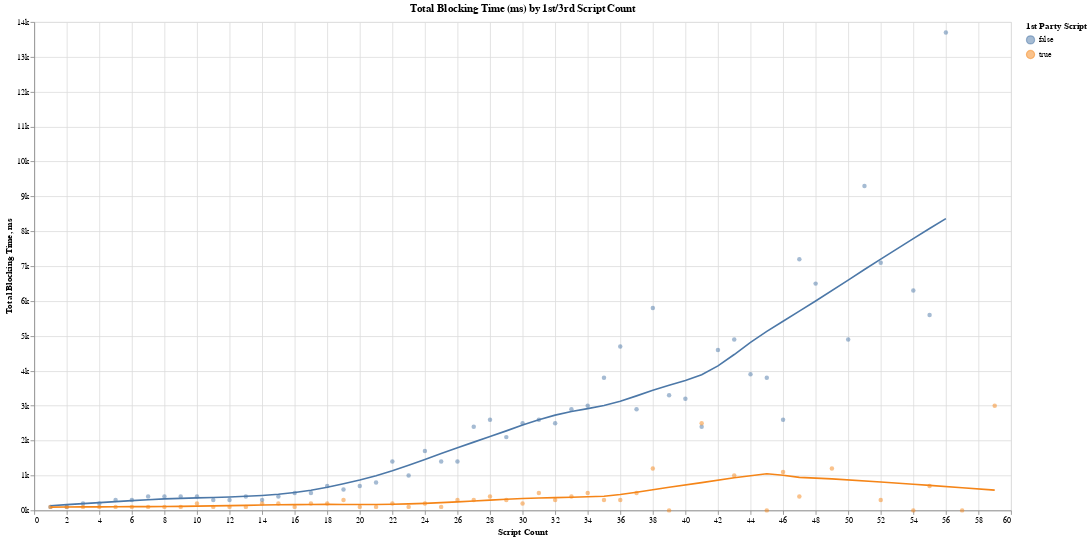

Notebook code cell kept with this figure:
### Code cell
# filter outliers
df_filtered = df_tbt_scripts[(df_tbt_scripts['TBT_median'] < 20000) & (df_tbt_scripts['count'] < 60)]

base = alt.Chart(df_filtered).mark_circle(opacity=0.5).encode(
    alt.X('count:Q').title('Script Count'),
    alt.Y('TBT_median:Q').axis(format='s').title('Total Blocking Time, ms'),
    alt.Color('is_1p_script:N').title('1st Party Script'),
    tooltip=['TBT_median', 'is_1p_script', 'count']
).properties(
    title="Total Blocking Time (ms) by 1st/3rd Script Count",
    width=1200,
    height=600
)

base + base.transform_loess('count', 'TBT_median', groupby=['is_1p_script']).mark_line()

### Figure 1 — Vega specification as saved in the notebook (floating-point values rounded to 4 significant figures)
{"$schema": "https://vega.github.io/schema/vega/v5.json", "data": [{"name": "source_0", "values": [{"is_1p_script": false, "count": 1, "TBT_median": 100}, {"is_1p_script": true, "count": 1, "TBT_median": 100}, {"is_1p_script": false, "count": 2, "TBT_median": 100}, {"is_1p_script": true, "count": 2, "TBT_median": 100}, {"is_1p_script": false, "count": 3, "TBT_median": 200}, {"is_1p_script": true, "count": 3, "TBT_median": 100}, {"is_1p_script": false, "count": 4, "TBT_median": 200}, {"is_1p_script": true, "count": 4, "TBT_median": 100}, {"is_1p_script": false, "count": 5, "TBT_median": 300}, {"is_1p_script": true, "count": 5, "TBT_median": 100}, {"is_1p_script": false, "count": 6, "TBT_median": 300}, {"is_1p_script": true, "count": 6, "TBT_median": 100}, {"is_1p_script": false, "count": 7, "TBT_median": 400}, {"is_1p_script": true, "count": 7, "TBT_median": 100}, {"is_1p_script": false, "count": 8, "TBT_median": 400}, {"is_1p_script": true, "count": 8, "TBT_median": 100}, {"is_1p_script": false, "count": 9, "TBT_median": 400}, {"is_1p_script": true, "count": 9, "TBT_median": 100}, {"is_1p_script": false, "count": 10, "TBT_median": 400}, {"is_1p_script": true, "count": 10, "TBT_median": 200}, {"is_1p_script": false, "count": 11, "TBT_median": 300}, {"is_1p_script": true, "count": 11, "TBT_median": 100}, {"is_1p_script": false, "count": 12, "TBT_median": 300}, {"is_1p_script": true, "count": 12, "TBT_median": 100}, {"is_1p_script": false, "count": 13, "TBT_median": 400}, {"is_1p_script": true, "count": 13, "TBT_median": 100}, {"is_1p_script": false, "count": 14, "TBT_median": 300}, {"is_1p_script": true, "count": 14, "TBT_median": 200}, {"is_1p_script": false, "count": 15, "TBT_median": 400}, {"is_1p_script": true, "count": 15, "TBT_median": 200}, {"is_1p_script": false, "count": 16, "TBT_median": 500}, {"is_1p_script": true, "count": 16, "TBT_median": 100}, {"is_1p_script": false, "count": 17, "TBT_median": 500}, {"is_1p_script": true, "count": 17, "TBT_median": 200}, {"is_1p_script": false, "count": 18, "TBT_median": 700}, {"is_1p_script": true, "count": 18, "TBT_median": 200}, {"is_1p_script": false, "count": 19, "TBT_median": 600}, {"is_1p_script": true, "count": 19, "TBT_median": 300}, {"is_1p_script": false, "count": 20, "TBT_median": 700}, {"is_1p_script": true, "count": 20, "TBT_median": 100}, {"is_1p_script": false, "count": 21, "TBT_median": 800}, {"is_1p_script": true, "count": 21, "TBT_median": 100}, {"is_1p_script": false, "count": 22, "TBT_median": 1400}, {"is_1p_script": true, "count": 22, "TBT_median": 200}, {"is_1p_script": false, "count": 23, "TBT_median": 1000}, {"is_1p_script": true, "count": 23, "TBT_median": 100}, {"is_1p_script": false, "count": 24, "TBT_median": 1700}, {"is_1p_script": true, "count": 24, "TBT_median": 200}, {"is_1p_script": false, "count": 25, "TBT_median": 1400}, {"is_1p_script": true, "count": 25, "TBT_median": 100}, {"is_1p_script": false, "count": 26, "TBT_median": 1400}, {"is_1p_script": true, "count": 26, "TBT_median": 300}, {"is_1p_script": false, "count": 27, "TBT_median": 2400}, {"is_1p_script": true, "count": 27, "TBT_median": 300}, {"is_1p_script": false, "count": 28, "TBT_median": 2600}, {"is_1p_script": true, "count": 28, "TBT_median": 400}, {"is_1p_script": false, "count": 29, "TBT_median": 2100}, {"is_1p_script": true, "count": 29, "TBT_median": 300}, {"is_1p_script": false, "count": 30, "TBT_median": 2500}, {"is_1p_script": true, "count": 30, "TBT_median": 200}, {"is_1p_script": false, "count": 31, "TBT_median": 2600}, {"is_1p_script": true, "count": 31, "TBT_median": 500}, {"is_1p_script": false, "count": 32, "TBT_median": 2500}, {"is_1p_script": true, "count": 32, "TBT_median": 300}, {"is_1p_script": false, "count": 33, "TBT_median": 2900}, {"is_1p_script": true, "count": 33, "TBT_median": 400}, {"is_1p_script": false, "count": 34, "TBT_median": 3000}, {"is_1p_script": true, "count": 34, "TBT_median": 500}, {"is_1p_script": false, "count": 35, "TBT_median": 3800}, {"is_1p_script": true, "count": 35, "TBT_median": 300}, {"is_1p_script": false, "count": 36, "TBT_median": 4700}, {"is_1p_script": true, "count": 36, "TBT_median": 300}, {"is_1p_script": false, "count": 37, "TBT_median": 2900}, {"is_1p_script": true, "count": 37, "TBT_median": 500}, {"is_1p_script": false, "count": 38, "TBT_median": 5800}, {"is_1p_script": true, "count": 38, "TBT_median": 1200}, {"is_1p_script": false, "count": 39, "TBT_median": 3300}, {"is_1p_script": true, "count": 39, "TBT_median": 0}, {"is_1p_script": false, "count": 40, "TBT_median": 3200}, {"is_1p_script": false, "count": 41, "TBT_median": 2400}, {"is_1p_script": true, "count": 41, "TBT_median": 2500}, {"is_1p_script": false, "count": 42, "TBT_median": 4600}, {"is_1p_script": false, "count": 43, "TBT_median": 4900}, {"is_1p_script": true, "count": 43, "TBT_median": 1000}, {"is_1p_script": false, "count": 44, "TBT_median": 3900}, {"is_1p_script": false, "count": 45, "TBT_median": 3800}, {"is_1p_script": true, "count": 45, "TBT_median": 0}, {"is_1p_script": false, "count": 46, "TBT_median": 2600}, {"is_1p_script": true, "count": 46, "TBT_median": 1100}, {"is_1p_script": false, "count": 47, "TBT_median": 7200}, {"is_1p_script": true, "count": 47, "TBT_median": 400}, {"is_1p_script": false, "count": 48, "TBT_median": 6500}, {"is_1p_script": true, "count": 49, "TBT_median": 1200}, {"is_1p_script": false, "count": 50, "TBT_median": 4900}, {"is_1p_script": false, "count": 51, "TBT_median": 9300}, {"is_1p_script": false, "count": 52, "TBT_median": 7100}, {"is_1p_script": true, "count": 52, "TBT_median": 300}, {"is_1p_script": false, "count": 54, "TBT_median": 6300}, {"is_1p_script": true, "count": 54, "TBT_median": 0}, {"is_1p_script": false, "count": 55, "TBT_median": 5600}, {"is_1p_script": true, "count": 55, "TBT_median": 700}, {"is_1p_script": false, "count": 56, "TBT_median": 13700}, {"is_1p_script": true, "count": 57, "TBT_median": 0}, {"is_1p_script": true, "count": 59, "TBT_median": 3000}]}, {"name": "data_0", "values": [{"TBT_median": 100, "count": 1, "is_1p_script": false}, {"TBT_median": 100, "count": 1, "is_1p_script": true}, {"TBT_median": 100, "count": 2, "is_1p_script": false}, {"TBT_median": 100, "count": 2, "is_1p_script": true}, {"TBT_median": 200, "count": 3, "is_1p_script": false}, {"TBT_median": 100, "count": 3, "is_1p_script": true}, {"TBT_median": 200, "count": 4, "is_1p_script": false}, {"TBT_median": 100, "count": 4, "is_1p_script": true}, {"TBT_median": 300, "count": 5, "is_1p_script": false}, {"TBT_median": 100, "count": 5, "is_1p_script": true}, {"TBT_median": 300, "count": 6, "is_1p_script": false}, {"TBT_median": 100, "count": 6, "is_1p_script": true}, {"TBT_median": 400, "count": 7, "is_1p_script": false}, {"TBT_median": 100, "count": 7, "is_1p_script": true}, {"TBT_median": 400, "count": 8, "is_1p_script": false}, {"TBT_median": 100, "count": 8, "is_1p_script": true}, {"TBT_median": 400, "count": 9, "is_1p_script": false}, {"TBT_median": 100, "count": 9, "is_1p_script": true}, {"TBT_median": 400, "count": 10, "is_1p_script": false}, {"TBT_median": 200, "count": 10, "is_1p_script": true}, {"TBT_median": 300, "count": 11, "is_1p_script": false}, {"TBT_median": 100, "count": 11, "is_1p_script": true}, {"TBT_median": 300, "count": 12, "is_1p_script": false}, {"TBT_median": 100, "count": 12, "is_1p_script": true}, {"TBT_median": 400, "count": 13, "is_1p_script": false}, {"TBT_median": 100, "count": 13, "is_1p_script": true}, {"TBT_median": 300, "count": 14, "is_1p_script": false}, {"TBT_median": 200, "count": 14, "is_1p_script": true}, {"TBT_median": 400, "count": 15, "is_1p_script": false}, {"TBT_median": 200, "count": 15, "is_1p_script": true}, {"TBT_median": 500, "count": 16, "is_1p_script": false}, {"TBT_median": 100, "count": 16, "is_1p_script": true}, {"TBT_median": 500, "count": 17, "is_1p_script": false}, {"TBT_median": 200, "count": 17, "is_1p_script": true}, {"TBT_median": 700, "count": 18, "is_1p_script": false}, {"TBT_median": 200, "count": 18, "is_1p_script": true}, {"TBT_median": 600, "count": 19, "is_1p_script": false}, {"TBT_median": 300, "count": 19, "is_1p_script": true}, {"TBT_median": 700, "count": 20, "is_1p_script": false}, {"TBT_median": 100, "count": 20, "is_1p_script": true}, {"TBT_median": 800, "count": 21, "is_1p_script": false}, {"TBT_median": 100, "count": 21, "is_1p_script": true}, {"TBT_median": 1400, "count": 22, "is_1p_script": false}, {"TBT_median": 200, "count": 22, "is_1p_script": true}, {"TBT_median": 1000, "count": 23, "is_1p_script": false}, {"TBT_median": 100, "count": 23, "is_1p_script": true}, {"TBT_median": 1700, "count": 24, "is_1p_script": false}, {"TBT_median": 200, "count": 24, "is_1p_script": true}, {"TBT_median": 1400, "count": 25, "is_1p_script": false}, {"TBT_median": 100, "count": 25, "is_1p_script": true}, {"TBT_median": 1400, "count": 26, "is_1p_script": false}, {"TBT_median": 300, "count": 26, "is_1p_script": true}, {"TBT_median": 2400, "count": 27, "is_1p_script": false}, {"TBT_median": 300, "count": 27, "is_1p_script": true}, {"TBT_median": 2600, "count": 28, "is_1p_script": false}, {"TBT_median": 400, "count": 28, "is_1p_script": true}, {"TBT_median": 2100, "count": 29, "is_1p_script": false}, {"TBT_median": 300, "count": 29, "is_1p_script": true}, {"TBT_median": 2500, "count": 30, "is_1p_script": false}, {"TBT_median": 200, "count": 30, "is_1p_script": true}, {"TBT_median": 2600, "count": 31, "is_1p_script": false}, {"TBT_median": 500, "count": 31, "is_1p_script": true}, {"TBT_median": 2500, "count": 32, "is_1p_script": false}, {"TBT_median": 300, "count": 32, "is_1p_script": true}, {"TBT_median": 2900, "count": 33, "is_1p_script": false}, {"TBT_median": 400, "count": 33, "is_1p_script": true}, {"TBT_median": 3000, "count": 34, "is_1p_script": false}, {"TBT_median": 500, "count": 34, "is_1p_script": true}, {"TBT_median": 3800, "count": 35, "is_1p_script": false}, {"TBT_median": 300, "count": 35, "is_1p_script": true}, {"TBT_median": 4700, "count": 36, "is_1p_script": false}, {"TBT_median": 300, "count": 36, "is_1p_script": true}, {"TBT_median": 2900, "count": 37, "is_1p_script": false}, {"TBT_median": 500, "count": 37, "is_1p_script": true}, {"TBT_median": 5800, "count": 38, "is_1p_script": false}, {"TBT_median": 1200, "count": 38, "is_1p_script": true}, {"TBT_median": 3300, "count": 39, "is_1p_script": false}, {"TBT_median": 0, "count": 39, "is_1p_script": true}, {"TBT_median": 3200, "count": 40, "is_1p_script": false}, {"TBT_median": 2400, "count": 41, "is_1p_script": false}, {"TBT_median": 2500, "count": 41, "is_1p_script": true}, {"TBT_median": 4600, "count": 42, "is_1p_script": false}, {"TBT_median": 4900, "count": 43, "is_1p_script": false}, {"TBT_median": 1000, "count": 43, "is_1p_script": true}, {"TBT_median": 3900, "count": 44, "is_1p_script": false}, {"TBT_median": 3800, "count": 45, "is_1p_script": false}, {"TBT_median": 0, "count": 45, "is_1p_script": true}, {"TBT_median": 2600, "count": 46, "is_1p_script": false}, {"TBT_median": 1100, "count": 46, "is_1p_script": true}, {"TBT_median": 7200, "count": 47, "is_1p_script": false}, {"TBT_median": 400, "count": 47, "is_1p_script": true}, {"TBT_median": 6500, "count": 48, "is_1p_script": false}, {"TBT_median": 1200, "count": 49, "is_1p_script": true}, {"TBT_median": 4900, "count": 50, "is_1p_script": false}, {"TBT_median": 9300, "count": 51, "is_1p_script": false}, {"TBT_median": 7100, "count": 52, "is_1p_script": false}, {"TBT_median": 300, "count": 52, "is_1p_script": true}, {"TBT_median": 6300, "count": 54, "is_1p_script": false}, {"TBT_median": 0, "count": 54, "is_1p_script": true}, {"TBT_median": 5600, "count": 55, "is_1p_script": false}, {"TBT_median": 700, "count": 55, "is_1p_script": true}, {"TBT_median": 13700, "count": 56, "is_1p_script": false}, {"TBT_median": 0, "count": 57, "is_1p_script": true}, {"TBT_median": 3000, "count": 59, "is_1p_script": true}]}, {"name": "data_1", "source": "source_0", "transform": [{"type": "loess", "y": "TBT_median", "x": "count", "as": ["count", "TBT_median"], "groupby": ["is_1p_script"]}]}, {"name": "data_0_color_domain_is_1p_script_0", "values": [{"is_1p_script": false}, {"is_1p_script": true}]}, {"name": "data_1_color_domain_is_1p_script_1", "source": "data_1", "transform": [{"type": "aggregate", "groupby": ["is_1p_script"], "fields": [], "ops": [], "as": []}, {"type": "formula", "expr": "datum['is_1p_script']", "as": "sort_field"}, {"type": "project", "fields": ["is_1p_script"]}]}], "marks": [{"type": "symbol", "name": "layer_0_marks", "from": {"data": "data_0"}, "encode": {"update": {"y": {"field": "TBT_median", "scale": "y"}, "fill": {"field": "is_1p_script", "scale": "color"}, "x": {"field": "count", "scale": "x"}, "shape": {"value": "circle"}, "opacity": {"value": 0.5}, "tooltip": {"signal": "{\"TBT_median\": format(datum[\"TBT_median\"], \"\"), \"is_1p_script\": isValid(datum[\"is_1p_script\"]) ? datum[\"is_1p_script\"] : \"\"+datum[\"is_1p_script\"], \"count\": format(datum[\"count\"], \"\")}"}}}, "style": ["circle"]}, {"type": "group", "name": "layer_1_pathgroup", "from": {"facet": {"data": "data_1", "name": "faceted_path_layer_1_main", "groupby": ["is_1p_script"]}}, "encode": {"update": {"height": {"field": {"signal": null, "datum": null, "group": "height", "parent": null}}, "width": {"field": {"signal": null, "datum": null, "group": "width", "parent": null}}}}, "marks": [{"type": "line", "name": "layer_1_marks", "from": {"data": "faceted_path_layer_1_main"}, "sort": {"field": "datum[\"count\"]"}, "encode": {"update": {"defined": {"signal": "isValid(datum[\"count\"]) && isFinite(+datum[\"count\"]) && isValid(datum[\"TBT_median\"]) && isFinite(+datum[\"TBT_median\"])"}, "tooltip": {"signal": "{\"TBT_median\": format(datum[\"TBT_median\"], \"\"), \"is_1p_script\": isValid(datum[\"is_1p_script\"]) ? datum[\"is_1p_script\"] : \"\"+datum[\"is_1p_script\"], \"count\": format(datum[\"count\"], \"\")}"}, "x": {"field": "count", "scale": "x"}, "stroke": {"field": "is_1p_script", "scale": "color"}, "y": {"field": "TBT_median", "scale": "y"}}}, "style": ["line"]}]}], "scales": [{"name": "x", "type": "linear", "domain": {"fields": [{"data": "data_0", "field": "count"}, {"data": "data_1", "field": "count"}]}, "range": [0, {"signal": "width"}], "nice": true, "zero": true}, {"name": "y", "type": "linear", "domain": {"fields": [{"data": "data_0", "field": "TBT_median"}, {"data": "data_1", "field": "TBT_median"}]}, "range": [{"signal": "height"}, 0], "nice": true, "zero": true}, {"name": "color", "type": "ordinal", "domain": {"fields": [{"data": "data_0_color_domain_is_1p_script_0", "field": "is_1p_script"}, {"data": "data_1_color_domain_is_1p_script_1", "field": "is_1p_script"}], "sort": true}, "range": "category"}], "axes": [{"scale": "x", "labels": false, "gridScale": "y", "tickCount": {"signal": "ceil(width/40)"}, "aria": false, "ticks": false, "orient": "bottom", "domain": false, "maxExtent": 0, "grid": true, "zindex": 0, "minExtent": 0}, {"scale": "y", "minExtent": 0, "orient": "left", "tickCount": {"signal": "ceil(height/40)"}, "gridScale": "x", "maxExtent": 0, "zindex": 0, "ticks": false, "domain": false, "labels": false, "aria": false, "grid": true}, {"scale": "x", "title": "Script Count", "labelFlush": true, "tickCount": {"signal": "ceil(width/40)"}, "grid": false, "orient": "bottom", "zindex": 0, "labelOverlap": true}, {"scale": "y", "zindex": 0, "title": "Total Blocking Time, ms", "format": "s", "labelOverlap": true, "orient": "left", "grid": false, "tickCount": {"signal": "ceil(height/40)"}}], "title": {"text": "Total Blocking Time (ms) by 1st/3rd Script Count", "frame": "group"}, "background": "white", "legends": [{"title": "1st Party Script", "fill": "color", "symbolType": "circle", "encode": {"symbols": {"update": {"opacity": {"value": 0.5}}}}, "stroke": "color"}], "height": 600, "style": "cell", "padding": 5, "width": 1200}
